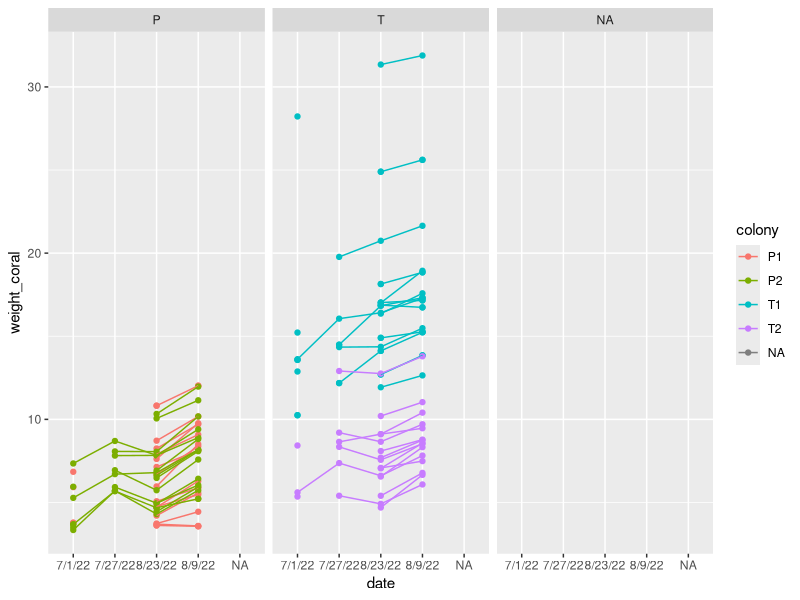

Reproduce this figure in R. (Note: this script raises an error after producing the figure.)
 library(tidyverse)
library(ggplot2)
library(knitr)
propD<-read_csv("Data/qPCR/proportionD.csv")
std_w<-read_csv("Data/qPCR/std.csv")
pam_d<-read_csv("Data/PAM_data/pam_dat.csv")

#convert pam_d into long fo

#offset data
offset<-std_w %>%
  rowwise() %>%
  mutate(offset = mean(c(`perc std 1`,`perc std 2`)))

# Import buoyant weight data
bw_mastersheet <- read_csv("Data/Buoyant_Weight/bw_mastersheet.csv") %>%
  full_join(offset)%>% 
  mutate(species = str_sub(FragID, 1, 1),
         colony = str_sub(FragID, 1, 2),
         pedw = case_when(pedestal == 1 ~ 2.308/offset,
                          pedestal == 2 ~ 2.860/offset)) %>%
  mutate(adj_w = weight/offset,
         final= adj_w-pedw)%>%
  full_join(propD)


#adding column using offset values to adjust weight

# count frags of each colony that are C or D dominated
bw_mastersheet %>%
  distinct(FragID, colony, propD) %>%
  group_by(colony, propD>.5)%>%
  summarise(n = n())

# Create function to convert buoyant weight to dry weight based on temperature and skeletal density
bw.dw <- function(bw, temp, CoralDens) {
  StdAir <- 39.092
  StdFW <- 0.0047263 * temp + 21.474
  StdSW <- 0.0052731 * temp + 21.003
  StdDens <- 1/(1-(StdFW/StdAir))
  SWDens <- StdDens*(1-(StdSW/StdAir))
  CoralWeight <- bw/(1-(SWDens/CoralDens))
  return(CoralWeight)
}

# Remove pedestal weight, and convert coral buoyant weight to dry weight
bw_mastersheet <- bw_mastersheet %>%
  mutate(coraldens = case_when(species == "T" ~ 2.1,                # REPLACE 2.1 WITH TURBINARIA SKELETAL DENSITY
                              species == "P" ~ 2.1),               # REPLACE 2.1 WITH POCILLOPORA SKELETAL DENSITY
         weight_coral = pmap_dbl(.l = list(final, as.numeric(temp), coraldens), ~bw.dw(..1, ..2, ..3)))

#############
# Plot weight over time
fig <- ggplot(bw_mastersheet, aes(x = date, y = weight_coral, 
                                  group = FragID, color = colony)) +
  geom_point() +
  geom_line() +
  facet_wrap(~species)
# Bryce: there is a row with NA for species. Track down why this is there and remove it upstream.
fig %>% filter(bw_mastersheet, !is.na(species))

# There are quite a few frags that decrease in weight between time points
# and we need to QC these. Did they break? Did they have partial mortality?
lost_weight <- bw_mastersheet %>%
  group_by(FragID) %>%
  filter(weight_coral[TimePoint == 4] < weight_coral[TimePoint == 2])

#############
# Calculate percent growth
df <- bw_mastersheet %>%
  group_by(FragID,colony, species, propD) %>%
  #summarise(perc_change1 = (weight_coral[TimePoint == 4] - weight_coral[TimePoint == 1])/(weight_coral[TimePoint == 1])*100)
  summarise(perc_change2 = (weight_coral[TimePoint == 3] - weight_coral[TimePoint == 1])/(weight_coral[TimePoint == 1])*100)
  
#group_By<- tidyverse function that uses column names (no spaces, lower case etc), to make certain cgoups 


#############
# Plot Pocillopora growth, change perc_change# to run multiple anovas
df %>%
 filter(species == "P") %>%
  ggplot(aes(x=propD, y=perc_change2, color = colony))+geom_point()#from
  
# Analyze Pocillopora
pmod <- 
  lm(perc_change2 ~ propD*colony, data = filter(df, species == "P"))
anova(pmod)

#############
# Plot Turbinaria growth

df %>%
  filter(species == "T") %>%
  ggplot(aes(x=propD, y=perc_change2, color = colony))+geom_point()#from

mod <- lm(perc_change2 ~ propD*colony, data = filter(df, species == "T"))
anova(mod)
